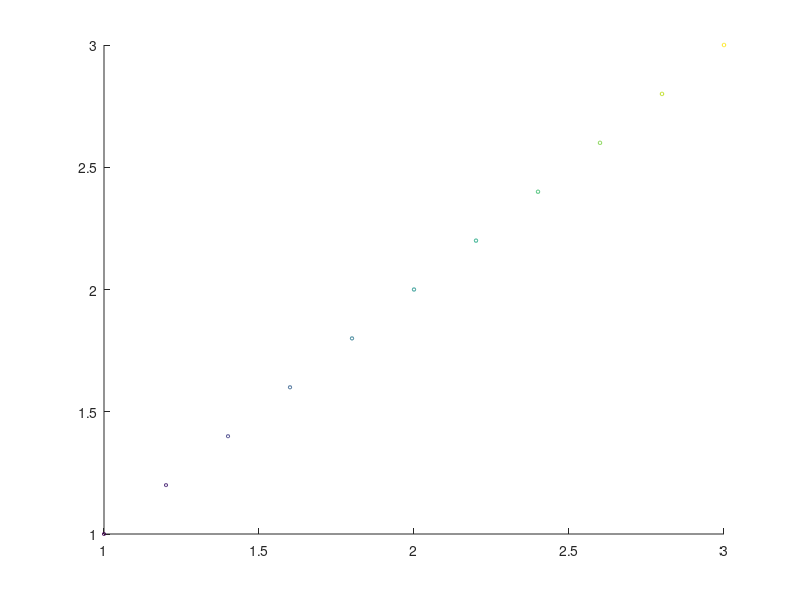

Here is the MATLAB script that generated this plot: (Note: this script raises an error after producing the figure.)
x1 = 1:0.2:3; 
y1 = 1:0.2:3;
x2 = 5:0.2:7;
y2 = 1:0.2:3;

hold on;
scatter(x1,y1,x2,y2);
hMarkers = findobj(hLegend,'type','patch');
set(hMarkers, 'MarkerEdgeColor','k', 'MarkerFaceColor','k');
legend('red','blue');
hold off;

